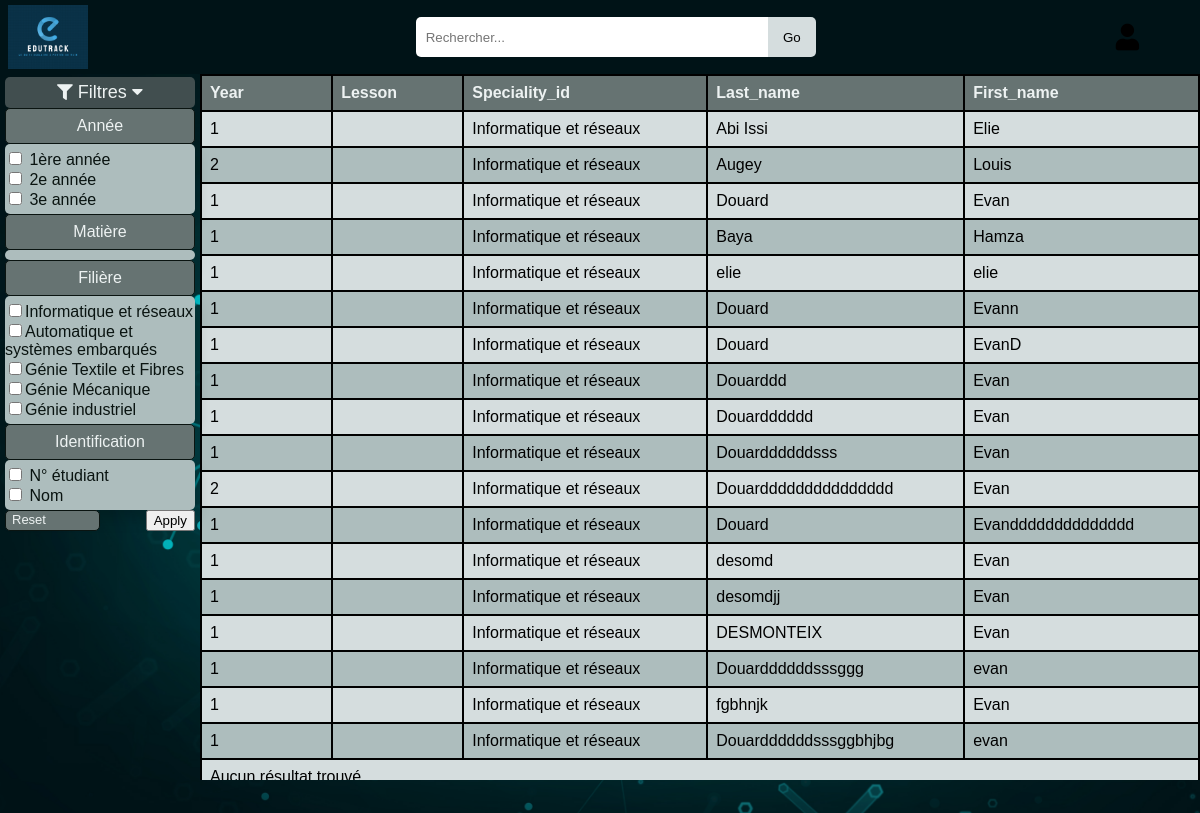
Screenshot of /user/main/ with the database file from the repository.
### databaseprojet/models.py (models this page shows, shortened)
class Speciality(models.Model):
    SPECIALITY_CHOICES = [
        (1, 'Informatique et réseaux'),
        (2, 'Automatique et systèmes embarqués'),
        (3, 'Génie Textile et Fibres'),
        (4, 'Génie Mécanique'),
        (5, 'Génie industriel'),
    ]
    id = models.AutoField(primary_key=True)
    speciality_id = models.IntegerField(choices=SPECIALITY_CHOICES, unique=True)
    name = models.CharField(max_length=255)
    responsible_id = models.IntegerField()
    def __str__(self):
        return dict(self.SPECIALITY_CHOICES).get(self.speciality_id, 'Unknown')

class User(AbstractBaseUser, PermissionsMixin):
    id = models.AutoField(primary_key=True)
    first_name = models.CharField(max_length=255)
    last_name = models.CharField(max_length=255)
    roles = models.CharField(max_length=50, choices=[('Student', 'Student'), ('Teacher', 'Teacher'), ('Supervisor', 'Supervisor')])
    date_of_birth = models.DateField(blank=True, null=True)
    speciality_id = models.ForeignKey('Speciality', on_delete=models.CASCADE, blank = True, null = True)
    photo = models.ImageField(upload_to='photos/', blank=True, null=True)
    email = models.EmailField(unique=True)
    password = models.TextField(max_length=255)
    student_id = models.IntegerField(blank=True, null=True, unique=True)
    year = models.IntegerField(blank=True, null=True)
    is_active = models.BooleanField(default=True) # Statut de l'utilisateur
    is_staff = models.BooleanField(default=False) # Statut de l'utilisateur
    last_login = models.DateTimeField(blank=True, null=True)
    is_superuser = models.BooleanField(default=False)
    date_joined = models.DateTimeField(default=timezone.now)
    groups = models.ManyToManyField(Group, related_name='databaseprojet_user_set', blank=True)
    user_permissions = models.ManyToManyField(Permission, related_name='databaseprojet_user_permissions_set', blank=True)
    objects = UserManager() # Pour assigner le gestionnaire personnalisé 'UseManager' à ce modèle
    USERNAME_FIELD = 'email'
    REQUIRED_FIELDS = ['first_name', 'last_name', 'roles']

### user/views.py (the view)
# urls.py: path('main/', views.main, name='main'),
def main(request):
    roles = Roles.objects.all()
    specialities = Speciality.objects.all()
    if request.method == 'POST':
        form = FilterForm(request.POST, request.FILES)
        if form.is_valid():
            selected_years = request.POST.getlist('year')
            selected_lessons = request.POST.getlist('lesson')
            selected_specialities = request.POST.getlist('cursus')
            selected_identifications = request.POST.getlist('identification')
            print("SELECTED : ",selected_years,selected_lessons,selected_specialities,selected_identifications)
            users = User.objects.all()  # Start with all users
            if selected_years:
                users = users.filter(year__in=selected_years)
            if selected_lessons:
                users = users.filter(lesson__id__in=selected_lessons)
            if selected_specialities:
                users = users.filter(speciality_id__in=selected_specialities)
            if selected_years or selected_lessons or selected_specialities or selected_identifications:
                selected_filters = []
                if selected_identifications:
                    if "1" in selected_identifications:
                        selected_filters.append('student_id')
                    if "2" in selected_identifications:
                        selected_filters.append('last_name')
                        selected_filters.append('first_name')
                if selected_years:
                    selected_filters.append('year')
                if selected_specialities:
                    selected_filters.append('speciality_id')
                if selected_lessons:
                    selected_filters.append('lesson')
            else:
                selected_filters = ['year', 'lesson', 'speciality_id','last_name','first_name' ]
            form = FilterForm()
            contexte={
                'form': form,
                'specialities': specialities,
                'users': users,
                'selected_filters': selected_filters
            }
            print(contexte)
            return render(request, 'main.html', contexte)
    else:
        form = FilterForm()
    users = User.objects.all()
    selected_filters = ['year', 'lesson', 'speciality_id','last_name','first_name' ]
    return render(request, 'main.html', {
        'form': form,
        'specialities': specialities,
        'users': users,
        'selected_filters': selected_filters
    })

### user/forms.py (shortened to what this page needs)
class FilterForm(forms.Form):
    years = forms.MultipleChoiceField(
        choices=[
            ('1', '1ère année'),
            ('2', '2e année'),
            ('3', '3e année')
        ],
        required=False,
        widget=forms.CheckboxSelectMultiple
    )
    lessons = forms.ModelMultipleChoiceField(
        queryset=Roles.objects.all(),
        required=False,
        widget=forms.CheckboxSelectMultiple
    )
    specialities = forms.ModelMultipleChoiceField(
        queryset=Speciality.objects.all(),
        required=False,
        widget=forms.CheckboxSelectMultiple
    )
    student_id = forms.BooleanField(required=False)
    name = forms.BooleanField(required=False)

### user/templatetags/custom_filters.py (called while the page is built)
@register.filter
def get_attribute(obj, attr):
    return getattr(obj, attr, '')

### user/templates/main.html (shortened to what this page needs)
{% extends "user/base.html" %}
{% load static %}
{% block styles %}
<link rel="stylesheet" href="{% static 'user/mainstyle.css' %}" />
{% endblock %}
{% block header-content %}
<div id="search-menu">
    <input type="text" placeholder="Rechercher...">
    <button>Go</button>
</div>
{% endblock %}
{% block main-content %}
<section id="left-menu">
    <button id="menu-filter-button"><i class="fas fa-filter fa-sm"></i> Filtres <i id="title-filter-icon" class="fas fa-caret-down"></i></button>
    <form method="post" enctype="multipart/form-data" id="form_year">
    <div id="menu-filter" class="open">
        <div class="filter-components">
            <button class="title-filter">Année</button>
                <div class="menu-content" id="year-dropdown">
                    <div><label><input type="checkbox" name="year" value="1"> 1ère année</label></div>
                    <div><label><input type="checkbox" name="year" value="2"> 2e année</label></div>
                    <div><label><input type="checkbox" name="year" value="3"> 3e année</label></div>
                </div>
        </div>
        <div class="filter-components">
            <button class="title-filter">Matière</button>
                <div class="menu-content" id="lesson-dropdown">
                </div>
        </div>
        <div class="filter-components">
            <button class="title-filter">Filière</button>
                <div class="menu-content" id="cursus-dropdown">
                    {% for speciality in specialities %}
                    <div><label><input type="checkbox" name="cursus" value="{{ speciality.id }}">{{ speciality.name }}</label></div>
                    {% endfor %}
                </div>
        </div>
        <div class="filter-components">
            <button class="title-filter">Identification</button>
                <div class="menu-content" id="identification-dropdown">
                    <div><label><input type="checkbox" name="identification" value="1"> N° étudiant</label></div>
                    <div><label><input type="checkbox" name="identification" value="2"> Nom</label></div>
                </div>
        </div>
        <div id="button-container">
            <button id="reset-button">Reset</button>
            <button type="submit" id="apply-button">Apply</button>
        </div>
    </div>
    </form>
</section>
<div id="tableau-wrapper">
    {% load custom_filters %}
    <section id="tableau">
        <table>
            <thead>
                <tr>
                    {% for filter in selected_filters %}
                        <th>{{ filter|capfirst }}</th>
                    {% endfor %}
                </tr>
            </thead>
            <tbody>
                    <tr>{% for user in users %}
                        {% for filter in selected_filters %}
                            <td>{{ user|get_attribute:filter }}</td>
                        {% endfor %}
                    </tr>{% endfor %}
                    <tr>
                        <td colspan="{{ selected_filters|length }}">Aucun résultat trouvé</td>
                    </tr>
            </tbody>
        </table>
    </section>
</div>
{% endblock %}

### user/static/user/basestyle.css (style rules this page uses)
html, body { height: 100%; width: 100%; margin: 0; padding: 0; font-family: Arial, sans-serif; width:100%; background-image: url('./images/login_img.jpg'); background-position: center; background-size: cover; font-family: sans-serif; }

### user/static/user/variables.css (style rules this page uses)
:root { --vdark-main-color : #001317; --darker-main-color : #013538; --dark-main-color : #00575C; --main-color : #06797f; --lighter-main-color :#23a7ae; --clair-main-color : #31a6c3; --light-main-color : #7dc6de; --vlight-main-color : rgb(193, 228, 232); --white : rgb(237, 242, 242); --vlight-grey :#d5ddde; --light-grey :#adbdbd; --grey : #667372; --dark-grey : #414e4f; --black : rgb(10, 20, 17); }

### user/static/user/mainstyle.css (style rules this page uses)
.menu-content { display: block; position: static; color : var(--black); background-color: var(--light-grey); min-width: 160px; box-shadow: 0px 8px 16px 0px rgba(0,0,0,0.2); padding: 5px 0; border-radius:5px; z-index: 1; }
.menu-content label { display: block; width: 100%; }
#search-menu { display: flex; align-items: center; width: 60%; max-width: 400px; margin: 0 auto; }
#search-menu input { width: 20%; flex: 1; padding: 10px; border: none; border-radius: 5px 0 0 5px; outline: none; box-sizing: border-box; height: 40px; }
#search-menu button { background-color: var(--vlight-grey); border: none; cursor: pointer; border-radius: 0 5px 5px 0; display: flex; align-items: center; justify-content: center; padding: 0 15px; height: 40px; box-sizing: border-box; }
#left-menu { background-color: transparent; width: 200px; height: auto; float: left; color: var(--white); box-sizing: border-box; padding: 3px 5px 4px 5px; border-radius: 0px 0px 5px 0px; z-index: 1; display: block; }
#reset-button, #applied-button { background-color: var(--grey); color: var(--white); font-size: 13px; border: 1px solid var(--black); cursor: pointer; width: 50%; border-radius: 5px; display: flex; }
#button-container { display: flex; justify-content: space-between; }
#menu-filter-button { box-sizing: border-box; font-size: 18px; width: 100%; border: none; cursor: pointer; background-color: var(--dark-grey); color: var(--white); border-radius: 5px; padding:5px; }
.title-filter { background-color: var(--grey); color: var(--white); padding: 8px; font-size: 16px; border: 1px solid var(--black); cursor: pointer; width: 100%; text-align: center; border-radius: 5px; }
#menu-filter { display: none; z-index: 1; position: relative; width: 100%; }
#lesson-dropdown { max-height: 100px; overflow-y: auto; }
#menu-filter.open { display: block; }
#tableau { position:absolute; height: 80vh; flex-grow:1; overflow: auto; z-index: 0; }
#tableau-wrapper { background: var(--vdark-main-color); }
table { width: calc(100vw - 300px); border-collapse: collapse; min-width: 1000px; min-height: 400px; }
th, td { padding: 8px; text-align: left; }
th { background-color: var(--grey); font-weight: bold; position: sticky; top:0; border: 2px solid var(--black); transform: translate3d(0, 0, 0); color: var(--white); }
tr:nth-child(odd) { background-color: var(--vlight-grey); }
th, td { min-width: 100px; box-sizing: border-box; border: 2px solid #000000; }

### rows the page displays
Speciality: name "Informatique et réseaux"
Speciality: name "Automatique et systèmes embarqués"
Speciality: name "Génie Textile et Fibres"
Speciality: name "Génie Mécanique"
Speciality: name "Génie industriel"
User: selected_filters "1" "Informatique et réseaux" "Abi Issi" "Elie"
User: selected_filters "2" "Informatique et réseaux" "Augey" "Louis"
User: selected_filters "1" "Informatique et réseaux" "Douard" "Evan"
User: selected_filters "1" "Informatique et réseaux" "Baya" "Hamza"
User: selected_filters "1" "Informatique et réseaux" "elie" "elie"
User: selected_filters "1" "Informatique et réseaux" "Douard" "Evann"
User: selected_filters "1" "Informatique et réseaux" "Douard" "EvanD"
User: selected_filters "1" "Informatique et réseaux" "Douarddd" "Evan"
User: selected_filters "1" "Informatique et réseaux" "Douardddddd" "Evan"
User: selected_filters "1" "Informatique et réseaux" "Douarddddddsss" "Evan"
User: selected_filters "2" "Informatique et réseaux" "Douarddddddddddddddd" "Evan"
User: selected_filters "1" "Informatique et réseaux" "Douard" "Evandddddddddddddd"
User: selected_filters "1" "Informatique et réseaux" "desomd" "Evan"
User: selected_filters "1" "Informatique et réseaux" "desomdjj" "Evan"
User: selected_filters "1" "Informatique et réseaux" "DESMONTEIX" "Evan"
User: selected_filters "1" "Informatique et réseaux" "Douarddddddsssggg" "evan"
User: selected_filters "1" "Informatique et réseaux" "fgbhnjk" "Evan"
User: selected_filters "1" "Informatique et réseaux" "Douarddddddsssggbhjbg" "evan"

### other values shown
{{ filter|capfirst }} "Year" "Lesson" "Speciality_id" "Last_name" "First_name"
